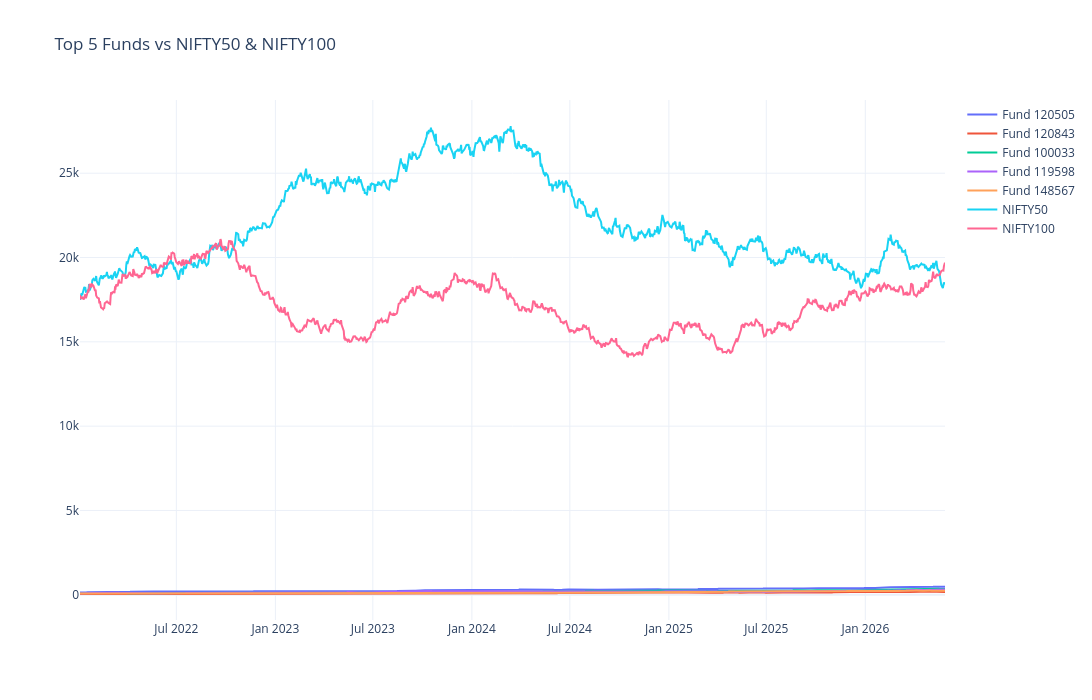

Notebook code cell kept with this figure:
### Code cell
import plotly.graph_objects as go

fig = go.Figure()

for code in top5_codes:
    temp = nav_history[nav_history["amfi_code"] == code].copy()

    fig.add_trace(
        go.Scatter(
            x=temp["date"],
            y=temp["nav"],
            mode="lines",
            name=f"Fund {code}"
        )
    )

fig.add_trace(
    go.Scatter(
        x=nifty50["date"],
        y=nifty50["close_value"],
        mode="lines",
        name="NIFTY50"
    )
)

fig.add_trace(
    go.Scatter(
        x=nifty100["date"],
        y=nifty100["close_value"],
        mode="lines",
        name="NIFTY100"
    )
)

fig.update_layout(
    title="Top 5 Funds vs NIFTY50 & NIFTY100",
    template="plotly_white",
    width=1200,
    height=700
)

fig.show()

### Figure 1 — Plotly figure (JSON) as saved in the notebook; plotly's stock layout.template omitted (floating-point values rounded to 4 significant figures; data arrays with more than 128 entries replaced by an {"elided": "..."} marker saying what was removed)
{"data": [{"mode": "lines", "name": "Fund 120505", "type": "scatter", "x": {"elided": "1150 str values"}, "y": {"elided": "1150 float values"}}, {"mode": "lines", "name": "Fund 120843", "type": "scatter", "x": {"elided": "1150 str values"}, "y": {"elided": "1150 float values"}}, {"mode": "lines", "name": "Fund 100033", "type": "scatter", "x": {"elided": "1150 str values"}, "y": {"elided": "1150 float values"}}, {"mode": "lines", "name": "Fund 119598", "type": "scatter", "x": {"elided": "1150 str values"}, "y": {"elided": "1150 float values"}}, {"mode": "lines", "name": "Fund 148567", "type": "scatter", "x": {"elided": "1150 str values"}, "y": {"elided": "1150 float values"}}, {"mode": "lines", "name": "NIFTY50", "type": "scatter", "x": {"elided": "1150 str values"}, "y": {"elided": "1150 float values"}}, {"mode": "lines", "name": "NIFTY100", "type": "scatter", "x": {"elided": "1150 str values"}, "y": {"elided": "1150 float values"}}], "layout": {"height": 700, "title": {"text": "Top 5 Funds vs NIFTY50 & NIFTY100"}, "width": 1200}}
